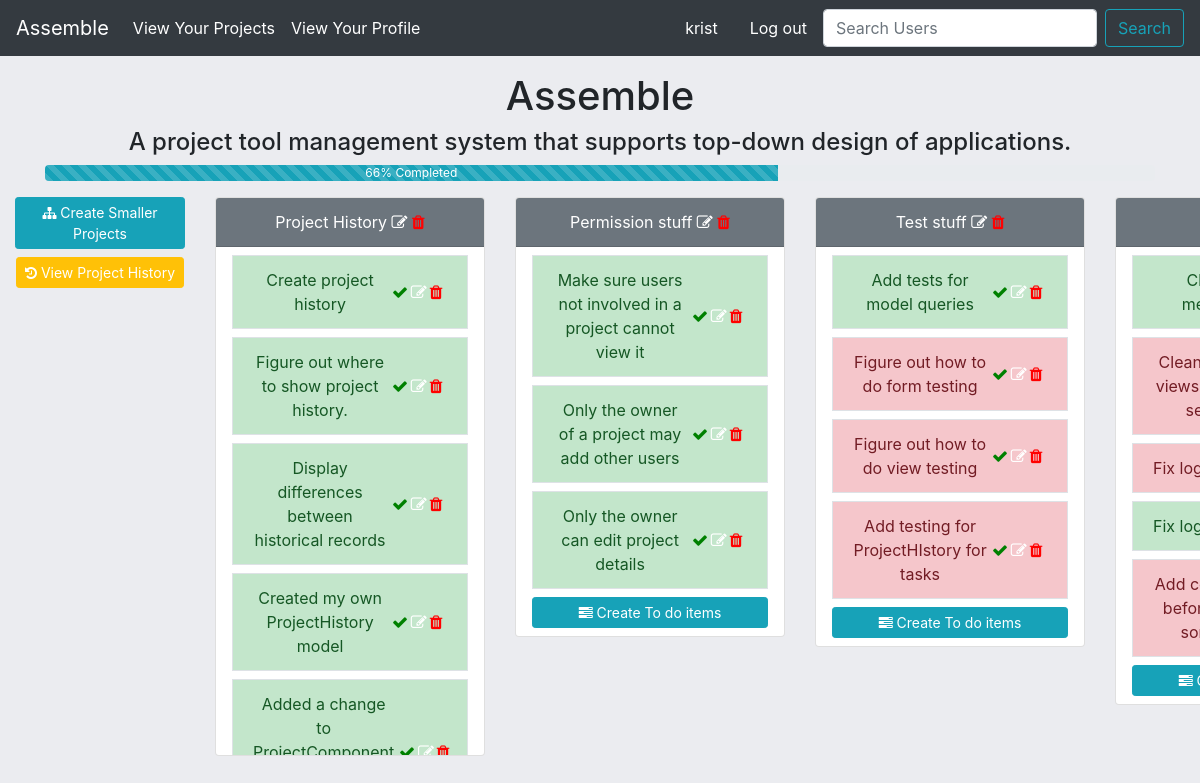
The page /home/project-list/project-detail/assemble/ (signed in) on the database as committed earlier.
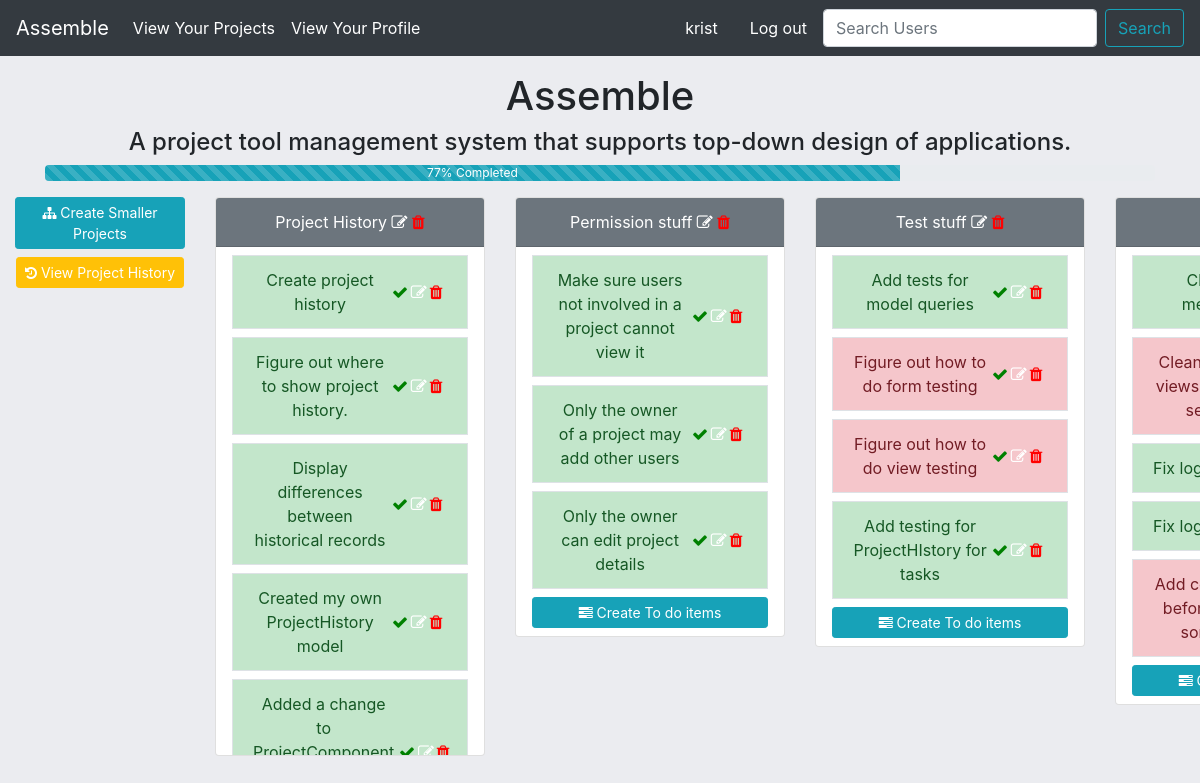
The same page on the database as committed later.
### assemble/models.py (models this page shows, shortened)
class Project(models.Model):
    name = models.CharField(max_length=60)
    description = models.TextField(max_length=400)
    user = models.ManyToManyField('Profile',blank=True)
    owner = models.ForeignKey('Profile',blank=True,on_delete=models.CASCADE,related_name="creator")
    slug = models.SlugField(max_length=100,unique=True,blank=True,null=True)
    completed= models.BooleanField(default=False)
    history = HistoricalRecords()
    def __str__(self):
        return self.name

class ProjectComponent(models.Model):
    name = models.CharField(max_length=200) # can change this
    slug = models.SlugField(max_length=100,unique=True,blank=True,null=True)
    completed = models.BooleanField(default=False) # can change this
    task = models.ForeignKey('self',null=True,default=None,related_name="component",
                             on_delete=models.CASCADE)
    project = models.ForeignKey(Project,on_delete=models.CASCADE)
    history = HistoricalRecords()
    __original_name = None
    __original_status = None
    def __init__(self,*args,**kwargs):
        super(ProjectComponent,self).__init__(*args,**kwargs)
        self.__original_name = self.name
        self.__original_status = self.completed

### assemble/views.py (the view)
# urls.py: path('project-list/project-detail/<project_slug>/',project_detail_view,name="project-detail"),
@login_required
def project_detail_view(request,project_slug):
    is_me = Profile.objects.get(user=request.user)
    project = Project.objects.filter(user=is_me).get(slug=project_slug)
    project_components = ProjectComponent.objects.filter(project__name=project).filter(task=None)
    tasks = project.projectcomponent_set.all()
    total_tasks_count = tasks.count() - project_components.count()
    tasks_finished = tasks.filter(completed=True).count()
    try:
        percent_finished =  round(100 * (tasks_finished/total_tasks_count))
    except ZeroDivisionError:
        percent_finished = 0
    context = {
        'project':project,
        'project_components':project_components,
        'percent_finished':percent_finished
    }
    return render(request,'assemble/project_detail.html',context)

### templates/assemble/project_detail.html (shortened to what this page needs)
{% extends 'assemble/base_scroll.html' %}
{% load crispy_forms_tags %}
{% block content %}
<div class="container text-center my-3">
    <h1>{{ project.name }}</h1>
    <h4>{{project.description}}</h4>
    <div class="progress">
        <div class="progress-bar progress-bar-striped bg-info" role="progressbar" style="width:{{percent_finished}}%;" aria-valuenow="{{percent_finished}}" aria-valuemin="0" aria-valuemax="100">{{percent_finished}}% Completed</div>
    </div>
</div>
    <div class="row text-center flex-nowrap">
        <div class="col-md-2">
            <a class="btn btn-info btn-sm text-white mb-2" href="{% url 'project-component-create' project.slug %}"><i class="fa fa-sitemap"></i> Create Smaller Projects</a>
            <a class="btn btn-warning btn-sm text-white" href="{% url 'project-history' project.id%}"><i class="fa fa-history"></i> View Project History</a>
        </div>
        {% for component in project_components %}
            <div class="col-md-3 mb-2">
                <div class="card text-white" >
                    <div class="card-header bg-secondary mb-2">
                        {{ component.name }}  <a href="{% url 'edit-details' component.id %}"><span style="color:white;font-size:1rem;"><i class="fa fa-edit"></i></span></a>
                        <a href="{% url 'delete-task' component.id %}"><span style="color:red;font-size:1rem;"><i class="fa fa-trash"></i></span></a>
                    </div>
                    <div class="list-group">
                        <ul class="list-group px-3" style="overflow-y:scroll;max-height:500px;">
                            {% for task in component.component.all %}
                                {% if task.completed == True %}
                                    <li class="list-group-item d-flex justify-content-between align-items-center border mb-2 rounded-0 list-group-item-success">
                                        {{task.name}}
                                        <span class="badge">
                                            <a href="{% url 'finish-task' task.id%}"><span style="color:green;font-size:1rem;"><i class="fa fa-check"></i></span></a>
                                            <a href="{% url 'edit-details' task.id %}"><span style="color:white;font-size:1rem;"><i class="fa fa-edit"></i></span></a>
                                            <a href="{% url 'delete-task' task.id%}"><span style="color:red;font-size:1rem;"><i class="fa fa-trash"></i></span></a>
                                        </span>
                                    </li>
                                {% else %}
                                    <li class="list-group-item d-flex justify-content-between align-items-center border mb-2 rounded-0 list-group-item-danger">
                                        {{task.name}}
                                        <span class="badge">
                                            <a href="{% url 'finish-task' task.id%}"><span style="color:green;font-size:1rem;"><i class="fa fa-check"></i></span></a>
                                            <a href="{% url 'edit-details' task.id %}"><span style="color:white;font-size:1rem;"><i class="fa fa-edit"></i></span></a>
                                            <a href="{% url 'delete-task' task.id%}"><span style="color:red;font-size:1rem;"><i class="fa fa-trash"></i></span></a>
                                        </span>
                                    </li>
                                {% endif %}
                            {% endfor %}
                            <button class="btn btn-info btn-sm text-white mb-2" data-toggle="modal" data-target="#component-{{component.slug}}">
                                <i class="fa fa-tasks"></i> Create To do items
                            </button>
                        </ul>
                    </div>
                </div>
            </div>
        {% endfor %}
    </div>
{% endblock content %}

### templates/assemble/base_scroll.html (shortened to what this page needs)
<!DOCTYPE html>
{% load static %}
<html lang="en">
<head>
    <link rel="stylesheet" href="https://stackpath.bootstrapcdn.com/bootstrap/4.4.1/css/bootstrap.min.css">
    <link rel="stylesheet" href="https://stackpath.bootstrapcdn.com/font-awesome/4.7.0/css/font-awesome.min.css">
    <link rel="stylesheet" href="{% static 'css/navbar.css' %}">
</head>
<body style="background-color:#EBECF0">
    {% include 'assemble/navbar_horizontal.html' %}
    <div class="container-fluid" style="height:100vh;overflow-x:auto">
        <div class="row">
            <div class="col">
                {% block content %}
                {% endblock content %}
            </div>
        </div>
    </div>
</body>
</html>

### templates/assemble/navbar_horizontal.html (shortened to what this page needs)
<nav class="navbar sticky-top navbar-expand-lg navbar-light bg-dark">
    <a class="navbar-brand text-white" href="{% url 'home' %}">
        Assemble
    </a>
    <ul class="navbar-nav mr-auto">
        {% if not user.is_authenticated %}
            <li class="nav-item">
                <a class="nav-link text-white" href="{% url 'login' %}">Login</a>
            </li>
            <li class="nav-item">
                <a class="nav-link text-white" href="{% url 'sign-up' %}">Sign up</a>
            </li>
        </ul>
        {% else %}
            <li class="nav-item">
                <a class="nav-link text-white" href="{% url 'project-list' %}">
                    View Your Projects
                </a>
            </li>
            <li class="nav-item">
                <a class="nav-link text-white" href="{% url 'profile' %}">
                    View Your Profile
                </a>
            </li>
        </ul>
        <a class="nav-link disabled navbar-text text-white">{{ user.username }}</a>
        <a class="nav-link text-white navbar-text" href="{% url 'logged_out' %}">Log out</a>
        <form class="form-inline" method="post" action="{% url 'search-user' %}">
            <input class="form-control mr-sm-2" name="username" type="search" placeholder="Search Users" aria-label="Search">
            <button class="btn btn-outline-info my-2 my-sm-0" type="submit">Search</button>
        </form>
        {% endif %}
</nav>

### templates/assemble/modal_task_form.html (shortened to what this page needs)
{% load crispy_forms_tags %}

Rows that differ between the two databases and show on the page:
changed ProjectComponent "Add testing for ProjectHIstory for tasks": completed False → True (drawn)
changed ProjectComponent (number 19 of 21 on the later page): completed False → True (drawn)
Other text that changed with them:
{{ percent_finished }}: 66 → 77 (drawn)
{{ percent_finished }}: "66" → "77"
